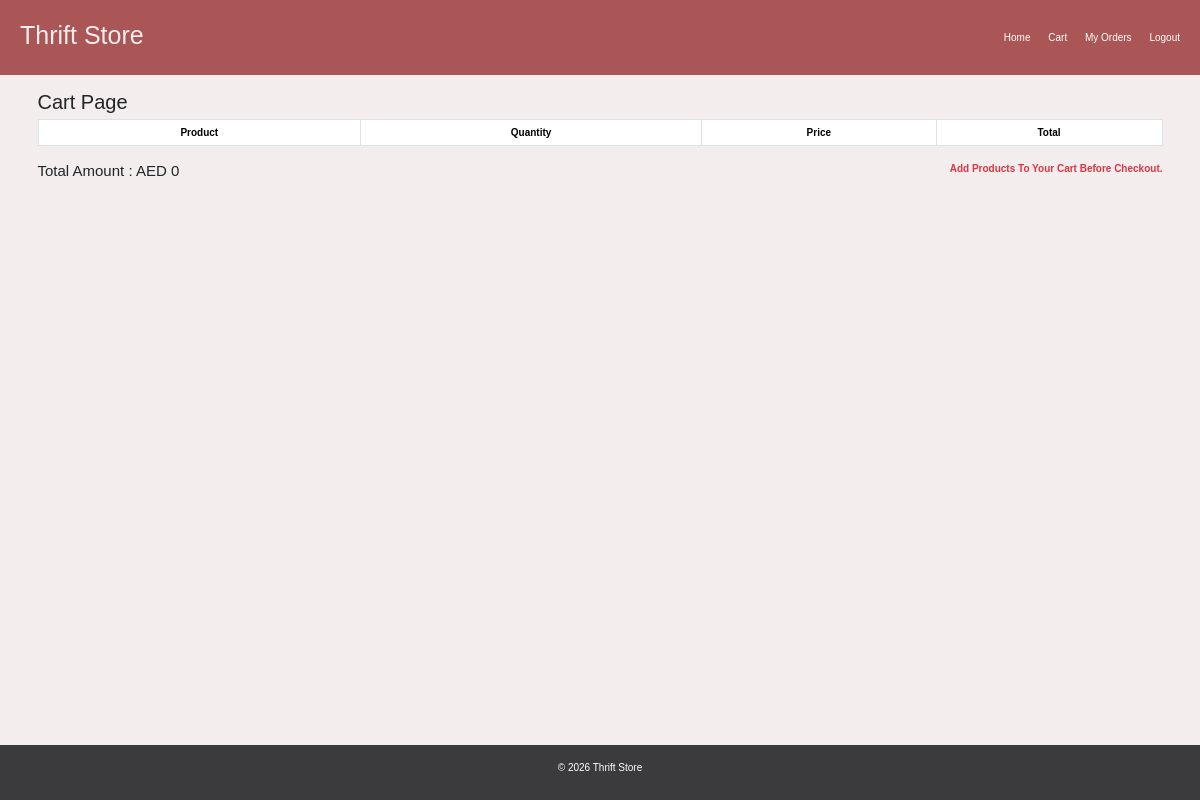
/cart_page/ (signed in), run on an earlier commit of the app's database.
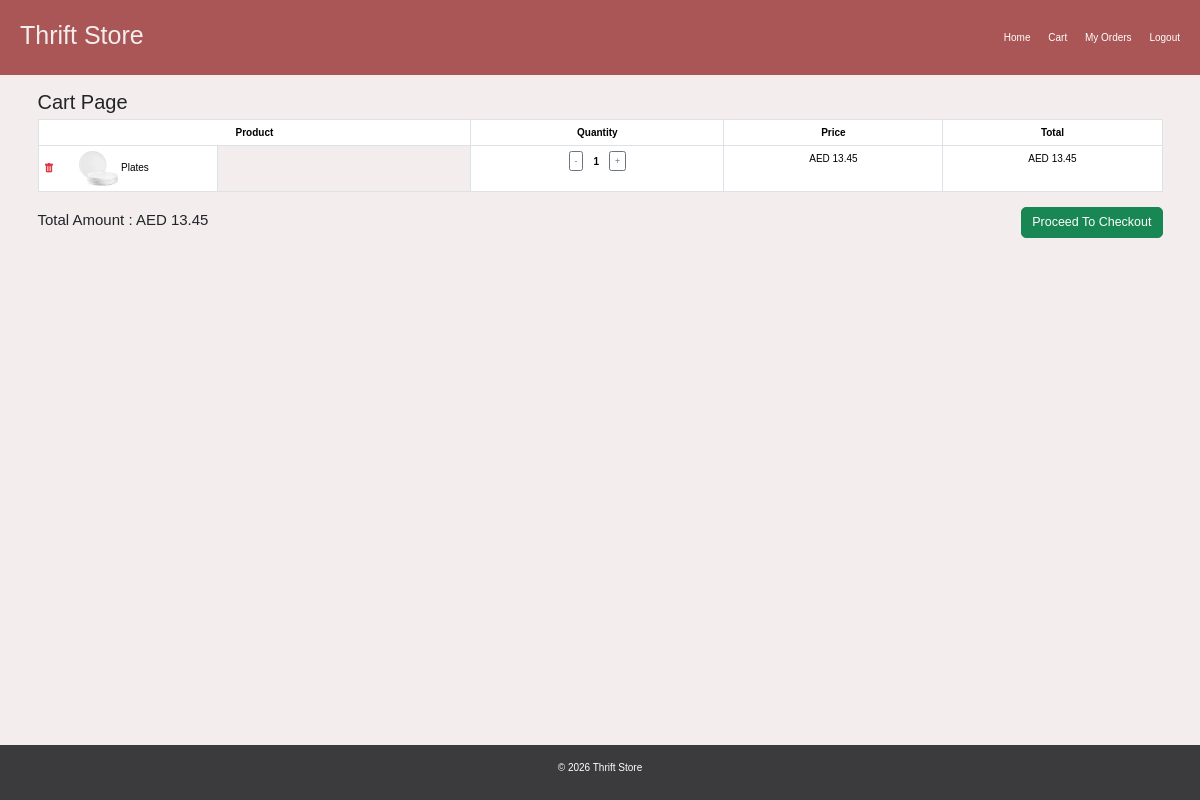
And on a later commit of the database.
### ThriftStoreApp/models.py (models this page shows, shortened)
class CartDb(models.Model):
    user = models.ForeignKey(CustomUser,on_delete=models.CASCADE)
    product = models.ForeignKey(ProductDb,on_delete=models.CASCADE)
    quantity = models.IntegerField()
    price = models.DecimalField(default=1,max_digits=10, decimal_places=2)
    total_price = models.DecimalField(max_digits=10, decimal_places=2)
    created_at = models.DateTimeField(auto_now_add=True)

class ProductDb(models.Model):
    product_name = models.CharField(max_length=100)
    product_description = models.TextField()
    product_category = models.ForeignKey(
        CategoryDb,
        on_delete=models.CASCADE
    )
    product_price = models.DecimalField(max_digits=10, decimal_places=2)
    product_image = models.ImageField(
        upload_to='products/',
        null=True,
        blank=True
    )
    product_seller = models.ForeignKey(
        settings.AUTH_USER_MODEL,
        on_delete=models.SET_NULL,
        null=True,
        blank=True,
        related_name='products'
    )
    created_at = models.DateTimeField(auto_now_add=True)
    updated_at = models.DateTimeField(auto_now=True)

### ThriftStoreApp/views.py (the view)
# urls.py: path('cart_page/',views.cart_page,name='cart_page'),
@login_required
def cart_page(request):
    cart_items = CartDb.objects.filter(user=request.user)
    total_amount = 0
    for item in cart_items:
        total_amount += item.total_price
    return render(request, 'buyer/cart_page.html', {
        'cart_items': cart_items,
        'total_amount': total_amount
    })

### ThriftStoreApp/templates/buyer/cart_page.html (shortened to what this page needs)
{% extends 'base.html' %}
{% load static %}
{% block content %}
<h2>Cart page</h2>
<table class="table table-bordered text-center">
    <thead>
        <tr>
            <th>Product</th>
            <th>Quantity</th>
            <th>Price</th>
            <th>Total</th>
        </tr>
    </thead>
    <tbody>
    {% for item in cart_items %}
        <tr>
            <td class="d-flex justify-content-start align-items-center col-lg-5">
                <a href="{% url 'delete_cart' item.id %}"
                class="text-danger"
                onclick="return confirm('Remove this item from cart?')">
                    <i class="bi bi-trash-fill"></i>
                </a>
                <a href="{% url 'view_product' item.id %}" style="text-align: right;text-decoration: none;color: black;">
                    <img src="{{ item.product.product_image.url }}"
                        alt="{{ item.product.product_name }}"
                        class="img-fluid rounded"
                        style="height:35px; object-fit:cover;">
                        <span>{{ item.product.product_name }}</span>
                </a>
            </td>
            <td>
                <div class="d-flex justify-content-center align-items-center">
                    <a href="{% url 'decrease_quantity' item.id %}"
                    class="btn btn-outline-secondary btn-sm">
                        -
                    </a>
                    <span class="mx-3 fw-bold">
                        {{ item.quantity }}
                    </span>
                    <a href="{% url 'increase_quantity' item.id %}"
                    class="btn btn-outline-secondary btn-sm">
                        +
                    </a>
                </div>
            </td>
            <td> AED {{ item.price }}</td>
            <td> AED {{ item.total_price }}</td>
        </tr>
    {% endfor %}
    </tbody>
</table>
<div class="d-flex justify-content-between align-items-center mt-4">
    <h4>
        Total Amount :  AED {{ total_amount }}
    </h4>
    {% if cart_items %}
    <a href="{% url 'checkout' %}"
       class="btn btn-success btn-lg">
        Proceed to Checkout
    </a>
    {% else %}
        <p class="text-danger fw-bold">
            Add products to your cart before checkout.
        </p>
    {% endif %}
</div>
{% endblock %}

What changed in the data, as far as the page shows it:
added CartDb: product.product_image (picture), product.product_name "Plates", quantity "1", price "13.45", total_price "13.45"
Also different on the page:
{{ total_amount }}: "0" → "13.45"
text no longer shown: "Add Products To Your Cart Before Checkout."
text now shown: "Proceed To Checkout"
